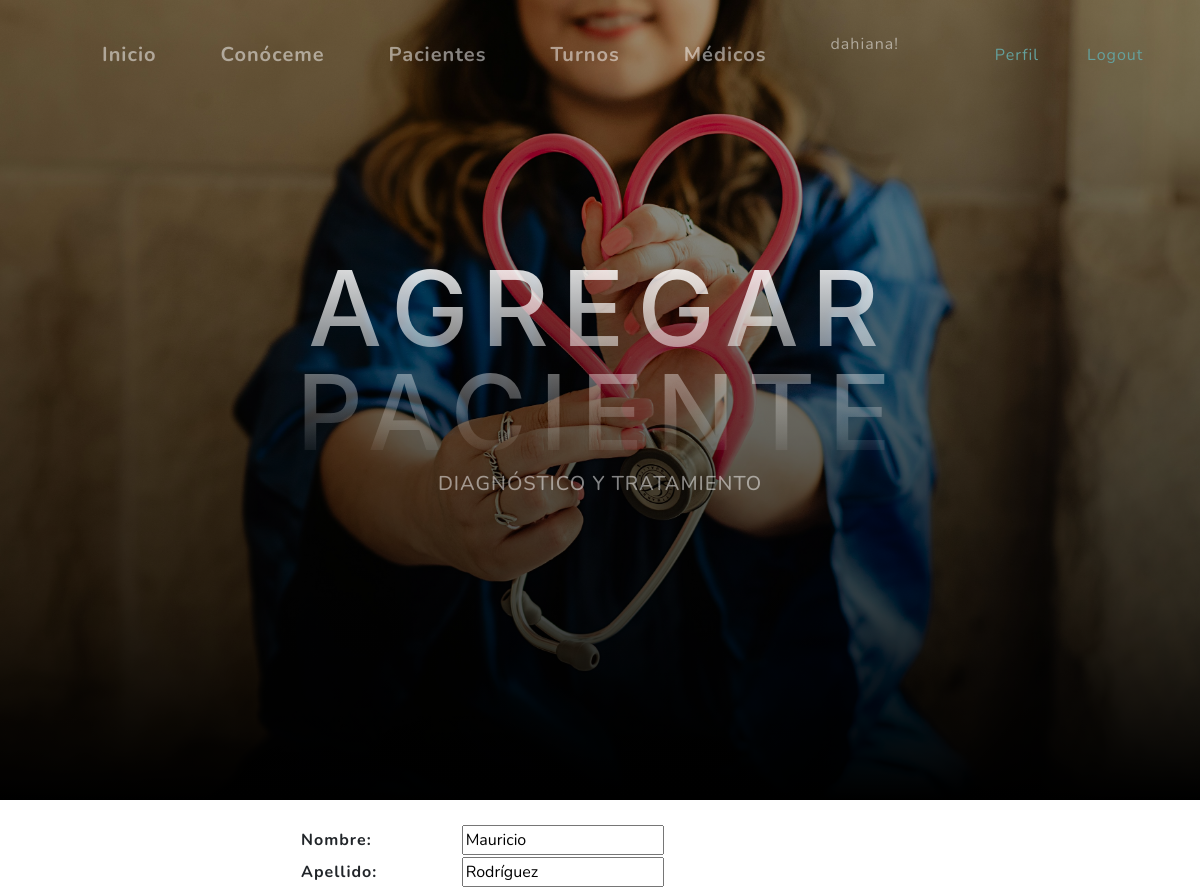
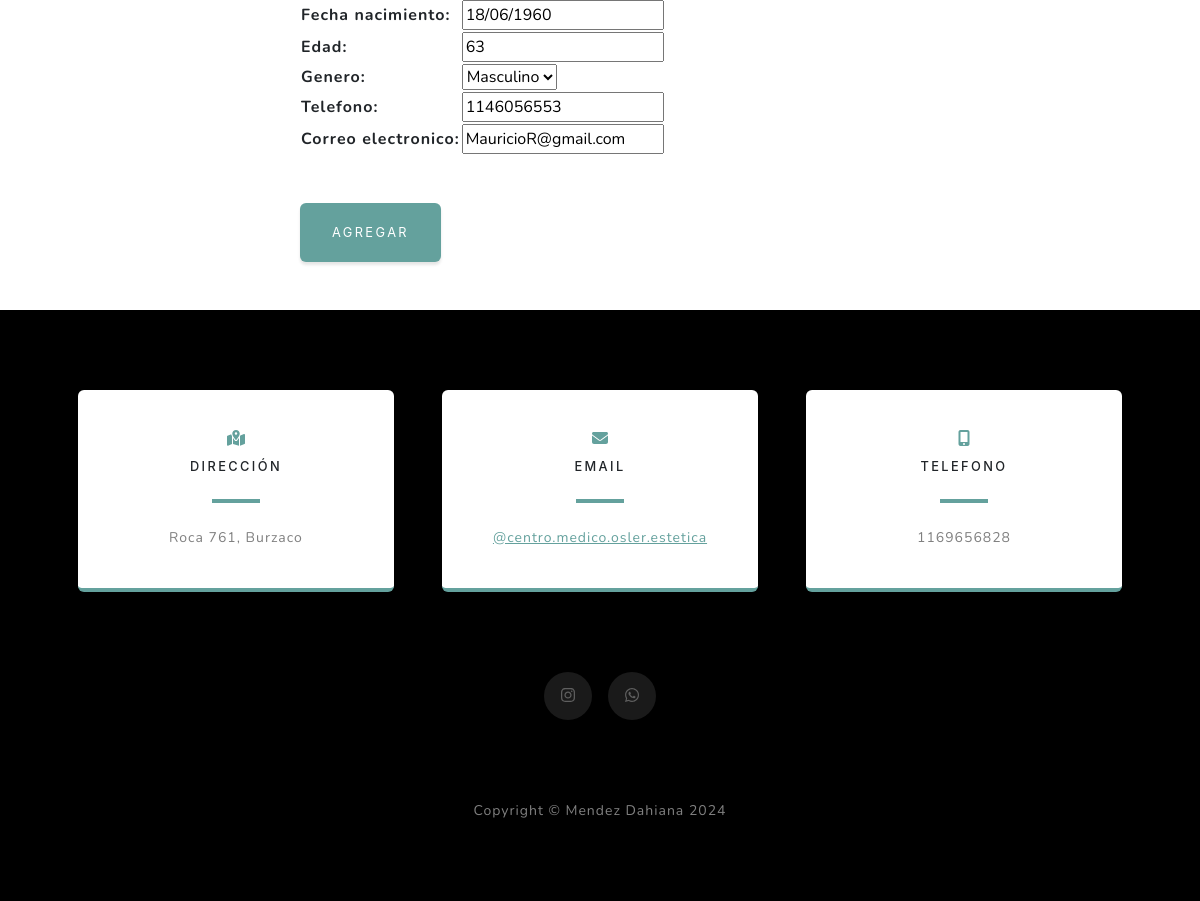
Screenshot of /aplicacion/paciente_update/5/ (signed in) with the database file from the repository (2 pictures, top to bottom).
### aplicacion/models.py (models this page shows, shortened)
class Paciente(models.Model):
    nombre = models.CharField(max_length=100)
    apellido = models.CharField(max_length=100)
    fecha_nacimiento = models.DateField()
    edad = models.PositiveIntegerField()
    genero = models.CharField(max_length=10, choices=[('Masculino', 'Masculino'), ('Femenino', 'Femenino')])
    telefono = models.CharField(max_length=20)
    correo_electronico = models.EmailField()

### aplicacion/views.py (the view)
# urls.py: path('paciente_update/<int:pk>/', PacienteUpdate.as_view(), name="paciente_update"),
class PacienteUpdate(LoginRequiredMixin, UpdateView):
    model = Paciente
    fields = ['nombre', 'apellido', 'fecha_nacimiento', 'edad', 'genero', 'telefono', 'correo_electronico']
    success_url = reverse_lazy('pacientes')

### aplicacion/templates/aplicacion/paciente_form.html (shortened to what this page needs)
{% extends 'aplicacion/home.html' %}
{% block titulo %}
<h1 class="mx-auto my-0 text-uppercase">Agregar Paciente</h1>
{% endblock titulo %}
{% block contenido %}
<div class="mx-auto" style="width: 50%;">
    <form action="" method="POST">
        <table>
            {{form.as_table}}
        </table>
        <br>
        <br>
        <button class="btn btn-primary" type="submit"> Agregar </button>
        <br>
        <br>
        <br>
    </form>
</div>
{% endblock contenido %}

### aplicacion/templates/aplicacion/home.html (shortened to what this page needs)
<!DOCTYPE html>
<html lang="es">
    <head>
        {% load static %}
        <link href="{% static 'css/styles.css' %}" rel="stylesheet" />
    </head>
    <body id="page-top">
        <nav class="navbar navbar-expand-lg navbar-light fixed-top" id="mainNav">
            <div class="container px-4 px-lg-5">
                <div class="collapse navbar-collapse" id="navbarResponsive">
                    <ul class="navbar-nav ms-auto">
                        <li class="navbar-brand"><a class="nav-link" href="{% url 'home' %}">Inicio</a></li>
                        {% if user.is_authenticated %}
                          <li class="navbar-brand"><a class="nav-link" href="{% url 'acerca_de_mi' %}">Conóceme</a></li>
                          <li class="navbar-brand"><a class="nav-link" href="{% url 'pacientes' %}">Pacientes</a></li>
                          <li class="navbar-brand"><a class="nav-link" href="{% url 'citas' %}">Turnos</a></li>
                          <li class="navbar-brand"><a class="nav-link" href="{% url 'doctores' %}">Médicos</a></li>
                          <p class="nav-link"> {{user.username}}! </p>
                          <div class="nav-link  d-flex flex-row align-items-center text-primary">
                          </div>
                           <a class="nav-link  d-flex flex-row align-items-center text-primary" href="{% url 'editar_perfil' %}">Perfil</a>
                           <a class="nav-link  d-flex flex-row align-items-center text-primary" href="{% url 'logout' %}">Logout</a>
                      {% else %}
                          <a class="nav-link  d-flex flex-row align-items-center text-primary" href="{% url 'login' %}">Login</a>
                          <a class="nav-link  d-flex flex-row align-items-center text-primary" href="{% url 'registro' %}">Registro</a>
                      {% endif %}
                    </ul>
                </div>
            </div>
        </nav>
        <header class="masthead">
            <div class="container px-4 px-lg-5 d-flex h-100 align-items-center justify-content-center">
                <div class="d-flex justify-content-center">
                    <div class="text-center">
                        {% block titulo %}{% endblock titulo %}
                        {% block subtitulo %}
                        <h2 class="text-white-50 mx-auto mt-2 mb-5">DIAGNÓSTICO Y TRATAMIENTO</h2>
                        {% endblock subtitulo %}
                    </div>
                </div>
            </div>
        </header>
        <br>
        {% block contenido %}
        {% endblock contenido %}
        <section class="contact-section bg-black">
            <div class="container px-4 px-lg-5">
                <div class="row gx-4 gx-lg-5">
                    <div class="col-md-4 mb-3 mb-md-0">
                        <div class="card py-4 h-100">
                            <div class="card-body text-center">
                                <i class="fas fa-map-marked-alt text-primary mb-2"></i>
                                <h4 class="text-uppercase m-0">Dirección</h4>
                                <hr class="my-4 mx-auto" />
                                <div class="small text-black-50">Roca 761, Burzaco</div>
                            </div>
                        </div>
                    </div>
                    <div class="col-md-4 mb-3 mb-md-0">
                        <div class="card py-4 h-100">
                            <div class="card-body text-center">
                                <i class="fas fa-envelope text-primary mb-2"></i>
                                <h4 class="text-uppercase m-0">Email</h4>
                                <hr class="my-4 mx-auto" />
                                <div class="small text-black-50"><a href="https://www.instagram.com/centro.medico.osler.estetica/?hl=es-es" target="_blank">@centro.medico.osler.estetica</a></div>
                            </div>
                        </div>
                    </div>
                    <div class="col-md-4 mb-3 mb-md-0">
                        <div class="card py-4 h-100">
                            <div class="card-body text-center">
                                <i class="fas fa-mobile-alt text-primary mb-2"></i>
                                <h4 class="text-uppercase m-0">Telefono</h4>
                                <hr class="my-4 mx-auto" />
                                <div class="small text-black-50">1169656828</div>
                            </div>
                        </div>
                    </div>
                </div>
                <div class="social d-flex justify-content-center">
                    <a class="mx-2" href="https://www.instagram.com/kiaoraestetica/" target="_blank"><i class="fa-brands fa-instagram"></i></a>
                    <a class="mx-2" href="https://l.instagram.com/?u=https%3A%2F%2Fwa.link%2Fm68txh&e=AT11BPT2ucRNKfZPsH27rwInMxaResxAarBgAta2za556H7LOdaxe_yr_15M0yegh_ZdA_YYmmZybDQKMSUZsmZVPzcO5M4a0j5Vug" target="_blank"><i class="fa-brands fa-whatsapp"></i></a>
                </div>
            </div>
        </section>
        <footer class="footer bg-black small text-center text-white-50"><div class="container px-4 px-lg-5">Copyright &copy; Mendez Dahiana 2024</div></footer>
    </body>
</html>

### rows the page displays
Paciente: nombre "Mauricio", apellido "Rodríguez", fecha_nacimiento "18/06/1960", edad "63", genero "Masculino", telefono "1146056553", correo_electronico "MauricioR@gmail.com"

### other values shown
{{ user.username }} "dahiana"
